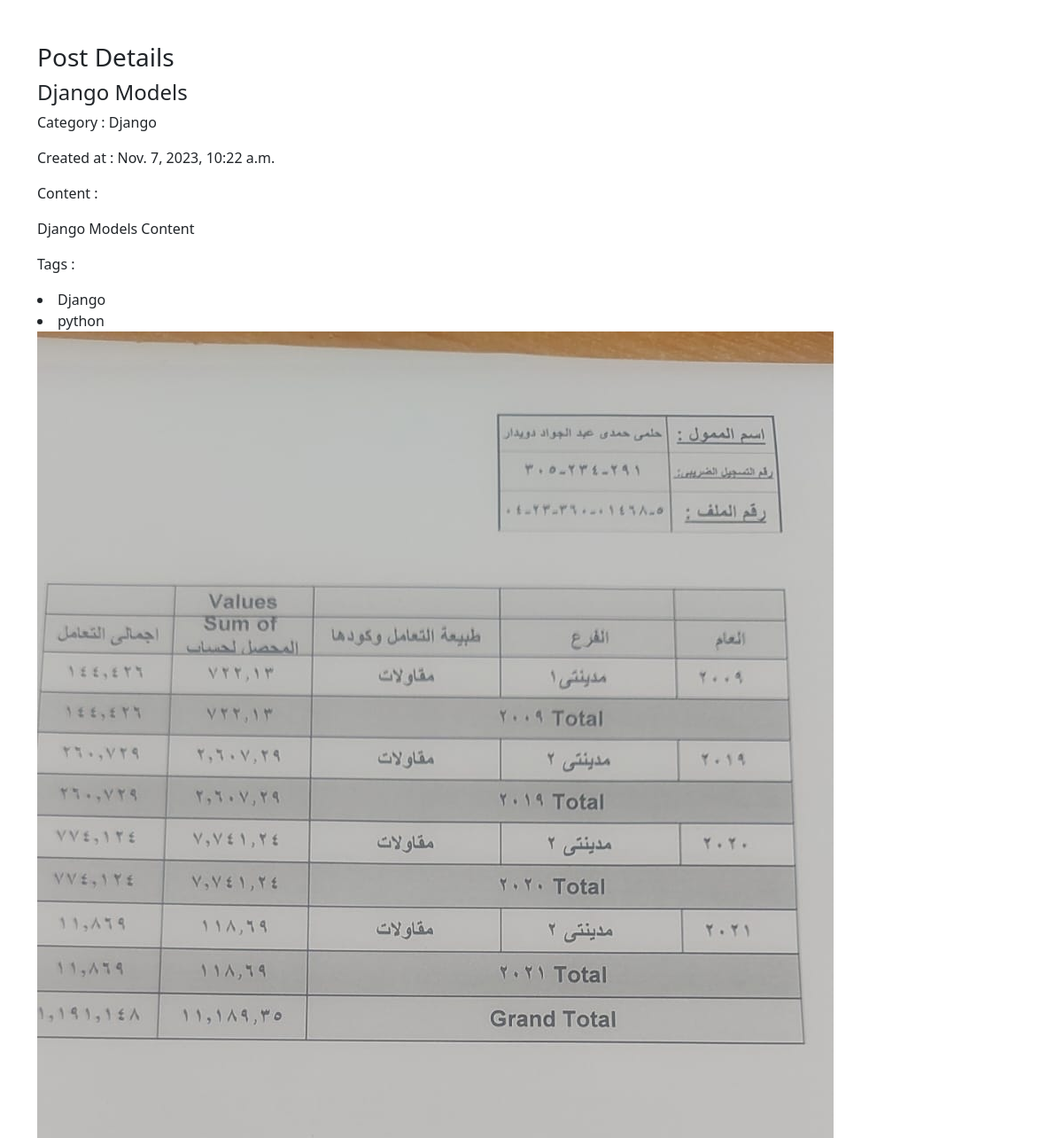
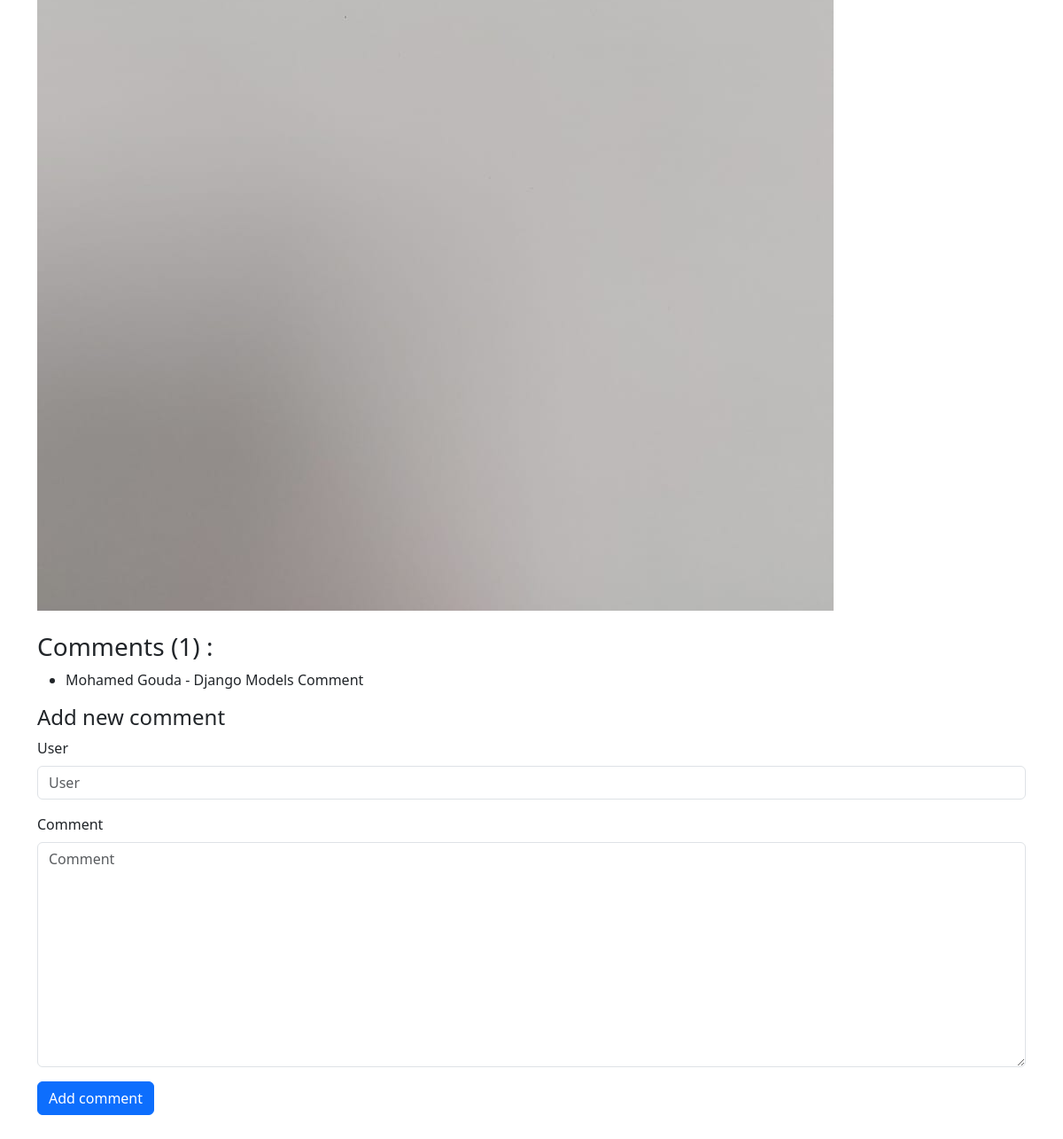
Page /posts/1 on the earlier database version (2 pictures, top to bottom).
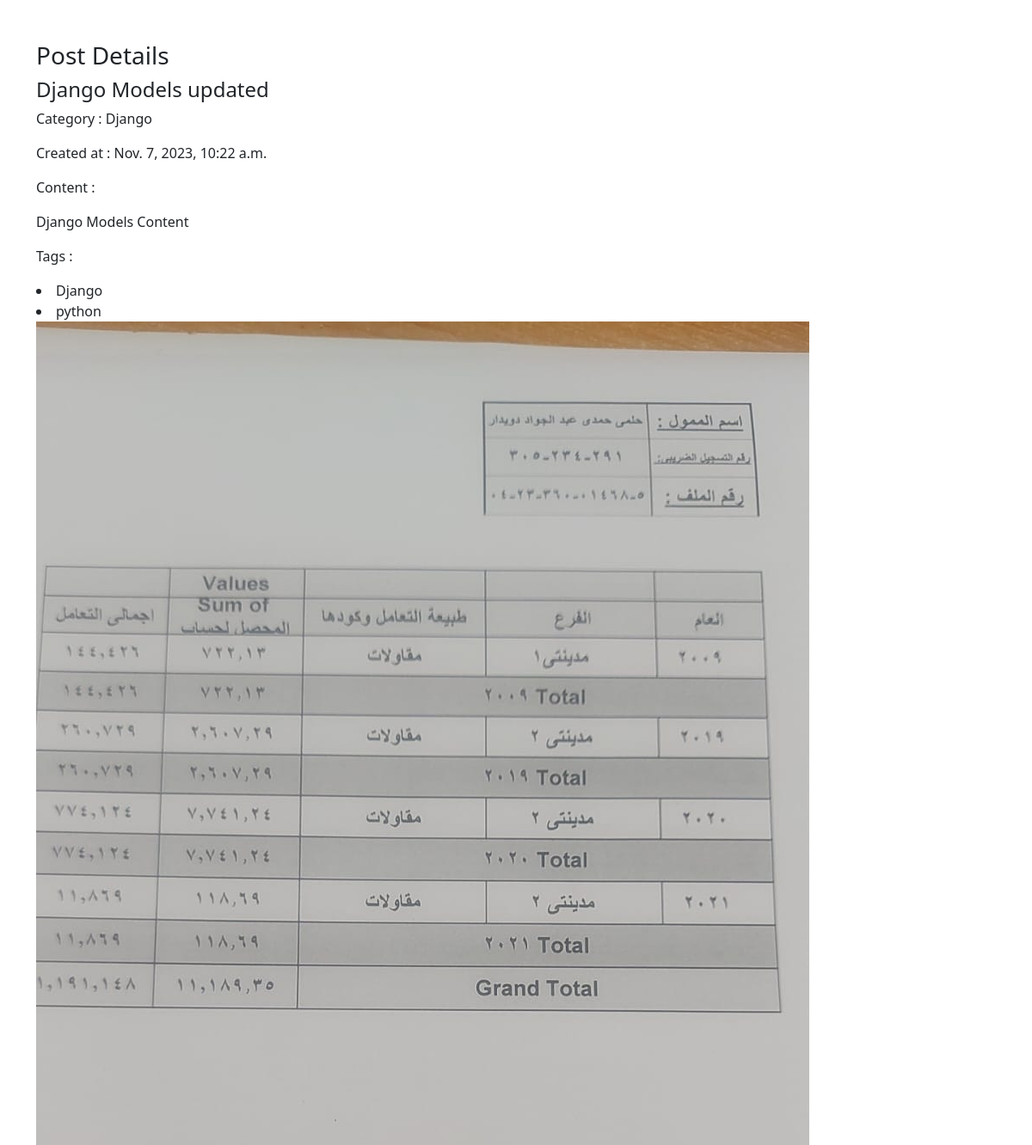
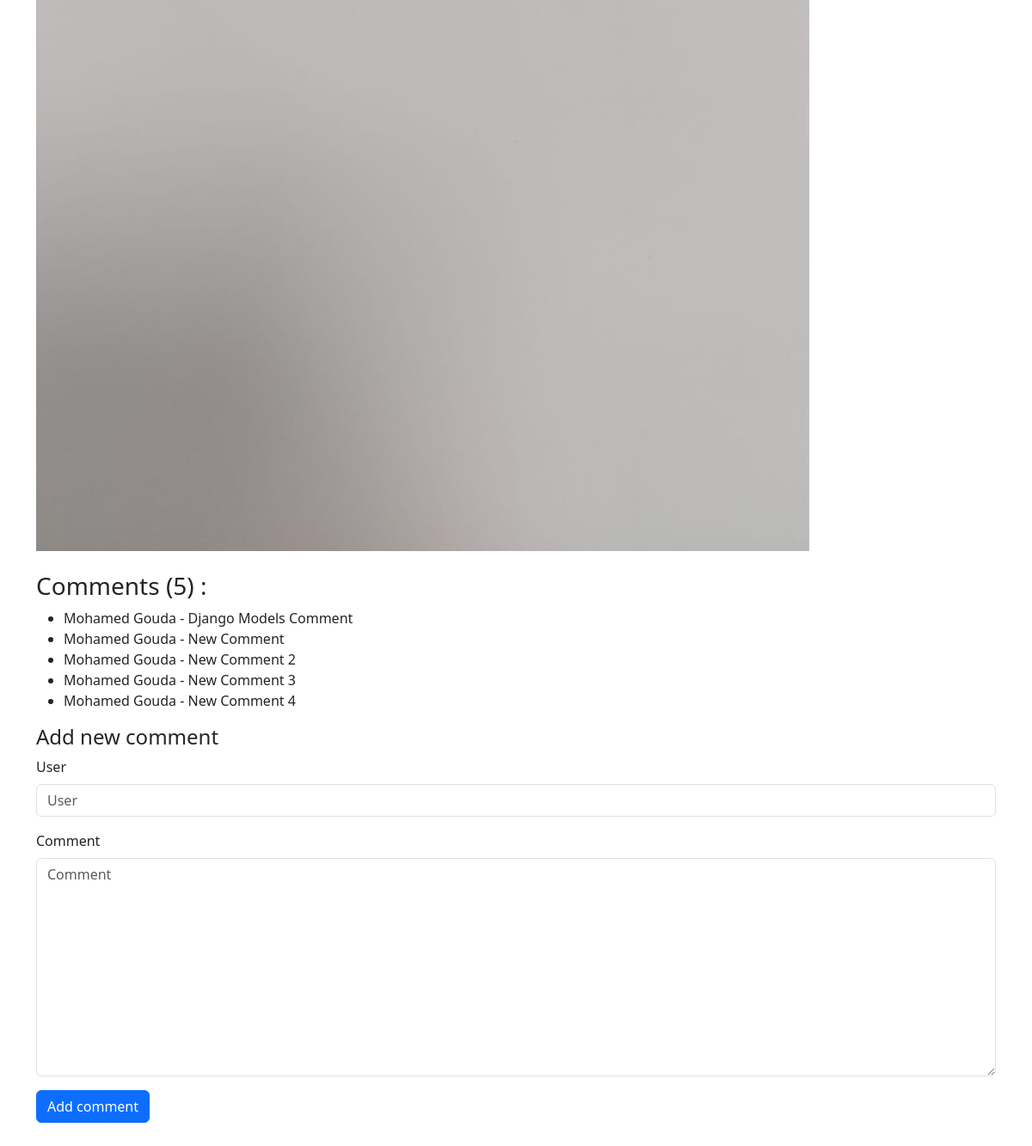
Same page on the later database version (2 pictures, top to bottom).
### posts/models.py (models this page shows, shortened)
class Post (models.Model) :
    author          = models.ForeignKey(User,related_name='post_author',on_delete=models.CASCADE)
    title           = models.CharField(max_length=100)
    content         = models.TextField(max_length=20000)
    draft           = models.BooleanField(default=True)
    publish_date    = models.DateTimeField(default=timezone.now)
    tags            = TaggableManager()
    image           = models.ImageField(upload_to='post')
    category        = models.ForeignKey('Category',related_name='post_category',on_delete=models.SET_NULL,null=True)

class Category(models.Model) :
    title = models.CharField(max_length=100)
    def __str__(self):
        return self.title

class Comment (models.Model) :
    post        = models.ForeignKey(Post,related_name='post_comment',on_delete=models.CASCADE)
    user        = models.CharField(max_length=50)
    comment     = models.TextField(max_length=300)
    created_at  = models.DateTimeField(default=timezone.now)

### posts/views.py (the view)
# urls.py: path('posts/<int:pk>',post_details),
def post_details(request,pk):
    data = Post.objects.get(id=pk)
    comments = Comment.objects.filter(post=data)
    form = CommentForm()
    if request.method == 'POST' :
        form = CommentForm(request.POST)
        if form.is_valid():
            myform = form.save(commit=False)
            myform.post = data
            myform.save()
    else :
        form = CommentForm()
    context = {
        'post' : data,
        'comments' : comments,
        'form' : form,
    }
    return render (request,'posts/post_detail.html',context)

### posts/forms.py
class CommentForm (forms.ModelForm) :
    class Meta :
        model = Comment
        fields = ['user','comment']

### posts/templates/posts/post_detail.html (shortened to what this page needs)
{% load django_bootstrap5 %}
<!doctype html>
<html lang="en">
  <head>
    <link href="https://cdn.jsdelivr.net/npm/bootstrap@5.3.2/dist/css/bootstrap.min.css" rel="stylesheet">
  </head>
  <body>
    <div class="container py-5">
        <h3>Post Details</h3>
        <h4>{{post.title}}</h4>
        <p>Category : {{post.category}}</p>
        <p>Created at : {{post.publish_date}}</p>
        <p>Content :</p>
        <p>{{post.content | safe}}</p>
        <p>Tags : </p>
        {% for tag in post.tags.all %}
        <li>{{tag}}</li>
        {% endfor %}
        <img src="{{post.image.url}}" alt="">
        <h3>Comments ({{comments | length}}) : </h3>
        <ul>
            {% for comment in comments %}
            <li>{{comment.user}} - {{comment.comment}}</li>
            {% empty %}
            <li>No comments for that post</li>
            {% endfor %}
        </ul>
        <h4>Add new comment</h4>
        <form method="post">
            {% bootstrap_form form %}
            {% bootstrap_button button_type="submit" content="Add comment" %}
        </form>
    </div>
  </body>
</html>

Differences in the rows shown:
changed Post "Django Models Content": title "Django Models" → "Django Models updated"
added Comment: user "Mohamed Gouda", comment "New Comment"
added Comment: user "Mohamed Gouda", comment "New Comment 2"
added Comment: user "Mohamed Gouda", comment "New Comment 3"
added Comment: user "Mohamed Gouda", comment "New Comment 4"
Other differences:
{{ comments | length }}: "1" → "5"
